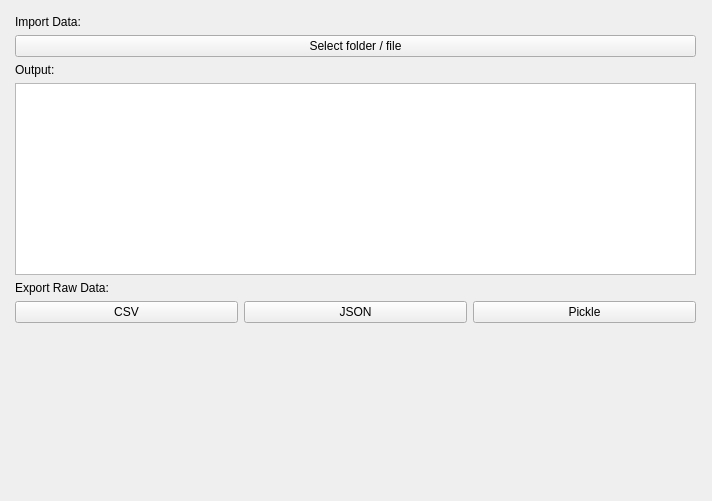
<?xml version="1.0" encoding="UTF-8"?>
<ui version="4.0">
 <class>Frame</class>
 <widget class="QFrame" name="Frame">
  <property name="geometry">
   <rect>
    <x>0</x>
    <y>0</y>
    <width>712</width>
    <height>501</height>
   </rect>
  </property>
  <property name="windowTitle">
   <string>Frame</string>
  </property>
  <widget class="QWidget" name="verticalLayoutWidget">
   <property name="geometry">
    <rect>
     <x>0</x>
     <y>0</y>
     <width>711</width>
     <height>501</height>
    </rect>
   </property>
   <layout class="QVBoxLayout" name="verticalLayout">
    <property name="leftMargin">
     <number>15</number>
    </property>
    <property name="topMargin">
     <number>15</number>
    </property>
    <property name="rightMargin">
     <number>15</number>
    </property>
    <property name="bottomMargin">
     <number>15</number>
    </property>
    <item>
     <widget class="QLabel" name="lbl_ImportData">
      <property name="text">
       <string>Import Data:</string>
      </property>
     </widget>
    </item>
    <item>
     <widget class="QPushButton" name="pushButton">
      <property name="text">
       <string>Select folder / file</string>
      </property>
     </widget>
    </item>
    <item>
     <widget class="QLabel" name="lbl_Output">
      <property name="text">
       <string>Output:</string>
      </property>
     </widget>
    </item>
    <item>
     <widget class="QPlainTextEdit" name="pte_Output">
      <property name="enabled">
       <bool>true</bool>
      </property>
      <property name="readOnly">
       <bool>true</bool>
      </property>
     </widget>
    </item>
    <item>
     <widget class="QLabel" name="lbl_ExportRawData">
      <property name="text">
       <string>Export Raw Data:</string>
      </property>
     </widget>
    </item>
    <item>
     <layout class="QHBoxLayout" name="horizontalLayout">
      <item>
       <widget class="QPushButton" name="btn_Csv">
        <property name="text">
         <string>CSV</string>
        </property>
       </widget>
      </item>
      <item>
       <widget class="QPushButton" name="btn_Json">
        <property name="text">
         <string>JSON</string>
        </property>
       </widget>
      </item>
      <item>
       <widget class="QPushButton" name="btn_Pickle">
        <property name="text">
         <string>Pickle</string>
        </property>
       </widget>
      </item>
     </layout>
    </item>
    <item>
     <spacer name="verticalSpacer">
      <property name="orientation">
       <enum>Qt::Vertical</enum>
      </property>
      <property name="sizeHint" stdset="0">
       <size>
        <width>20</width>
        <height>40</height>
       </size>
      </property>
     </spacer>
    </item>
   </layout>
  </widget>
 </widget>
 <resources/>
 <connections/>
</ui>
